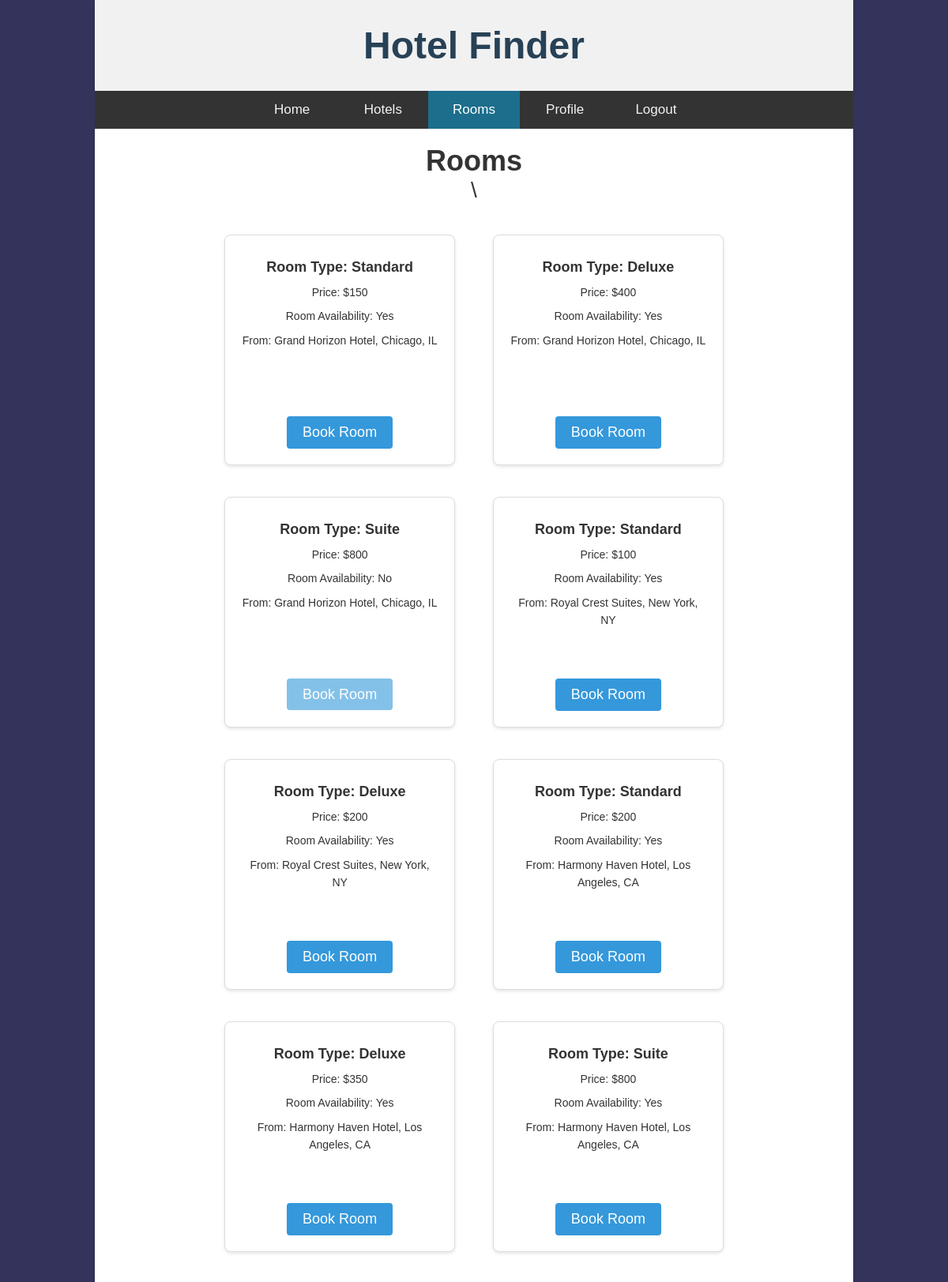
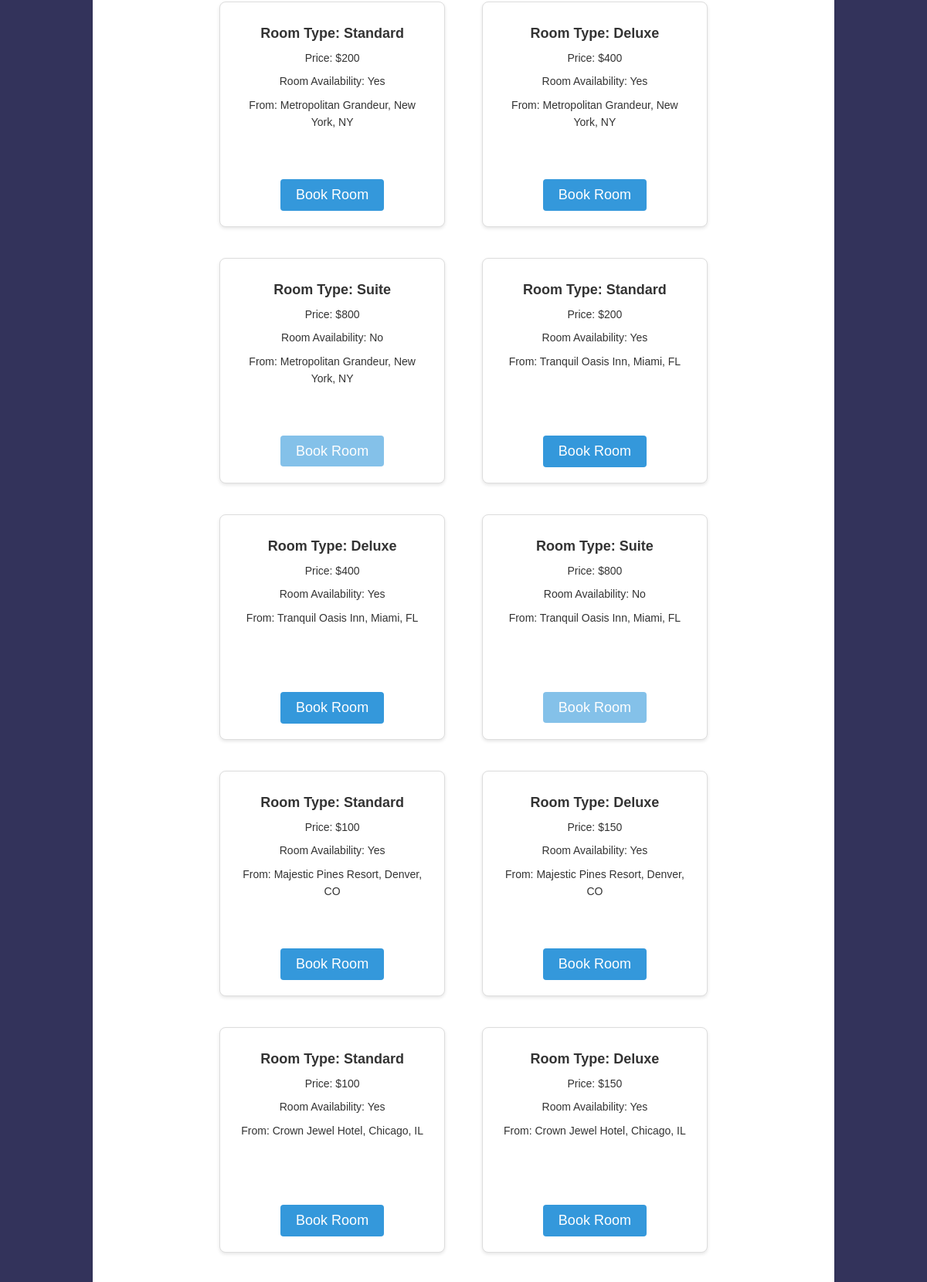
The page /rooms (signed in, upper part) on the database its author committed (2 pictures, top to bottom).
### website/models.py (models this page shows)
class Room(db.Model):
    id = db.Column(db.Integer, primary_key=True)
    room_type = db.Column(db.String(1000))
    price = db.Column(db.Integer)
    availability = db.Column(db.String(1000))
    hotel_id = db.Column(db.Integer, db.ForeignKey('hotel.id'))     # foreign key for Room class

class Hotel(db.Model):
    id = db.Column(db.Integer, primary_key=True)
    hotel_name = db.Column(db.String(1000))
    location = db.Column(db.String(1000))
    description = db.Column(db.String(1000))
    rooms = db.relationship('Room')             # hotel has a one to many relationship with rooms

### website/views.py (the view, shortened to what this page needs)
@views.route('/rooms', methods=["GET", "POST"])
@login_required
def rooms():
    rooms = []
    for room in db.session.query(Room):
        rooms.append(room)
    for room in rooms:
        db.session.add(room)
    hotel_names = []
    for room in rooms:
        hotel_name = get_hotel_name(room.hotel_id)
        hotel_names.append(hotel_name)
    db.session.commit()
    return render_template("rooms.html", user=current_user, rooms=rooms, hotel_names=hotel_names)

### website/__init__.py (called while the page is built)
def create_app():
    app = Flask(__name__)
    app.config['SECRET_KEY'] = 'key'
    app.config['SQLALCHEMY_DATABASE_URI'] = f'sqlite:///{DB_NAME}'  # storing our db into a folder
    db.init_app(app)
    from .views import views
    from .auth import auth
    app.register_blueprint(views, url_prefix='/')
    app.register_blueprint(auth, url_prefix='/')
    from .models import User, Hotel, Room, Booking
    with app.app_context():
        db.create_all()
    login_manager = LoginManager()
    login_manager.login_view = 'auth.login'
    login_manager.init_app(app)
    @login_manager.user_loader
    def load_user(id):
        return User.query.get(int(id))
    return app

### website/views.py (called while the page is built)
def get_hotel_name(hotel_id):
    hotel_name = Hotel.query.filter_by(id=hotel_id).first().hotel_name
    return hotel_name

### website/templates/rooms.html (shortened to what this page needs)
<!DOCTYPE html>
<html lang="en">
<head>
    <link rel="stylesheet" href="../static/style.css">
</head>
<body>
    <main>
        <header>
            <a class="homePage" href="/">Hotel Finder</a>
        </header>
        <nav id="navbar">
            {% if user.is_authenticated %}
            <a class="nav-item" id="index" href="/">Home</a>
            <a class="nav-item" id="hotels" href="/hotels">Hotels</a>
            <a class="nav-item active" id="rooms" href="/rooms">Rooms</a>
            <a class="nav-item" id="profile" href="/profile">Profile</a>
            <a class="nav-item" id="logout" href="/logout">Logout</a>
            {% else %}
            <a class="nav-item" id="index" href="/">Home</a>
            <a class="nav-item" id="login" href="/login">Login</a>
            <a class="nav-item" id="signUp" href="/sign-up">Sign Up</a>
            {% endif %}
        </nav>
        <div class="container rooms">
            <h1 class="text-center">Rooms</h1>
            <h1> {{ hotel_name }} </h1>\
            <div class="room-list">
                <ul class="list-group list-group-flush" id="rooms">
                    {% set count = namespace(value=0) %}
                    {% for room in rooms %}
                    <li class="list-group-item">
                        <div class="room-card">
                            <div class="room-details">
                                <h3>Room Type: {{ room.room_type }}</h3>
                                <p>Price: ${{ room.price }}</p>
                                <p>Room Availability: {{ room.availability }}</p>
                                <p>From: {{hotel_names[count.value]}},
                                    {% if hotel_names[count.value] == 'Grand Horizon Hotel' or hotel_names[count.value] == 'Crown Jewel Hotel' %}
                                    Chicago, IL
                                    {% elif hotel_names[count.value] == 'Royal Crest Suites' or hotel_names[count.value] == 'Metropolitan Grandeur' or hotel_names[count.value] == 'Central Park Plaza' %}
                                    New York, NY
                                    {% elif hotel_names[count.value] == 'Harmony Haven Hotel' %}
                                    Los Angeles, CA
                                    {% elif hotel_names[count.value] == 'Tranquil Oasis Inn' %}
                                    Miami, FL
                                    {% elif hotel_names[count.value] == 'Majestic Pines Resort' %}
                                    Denver, CO
                                    {% elif hotel_names[count.value] == 'Golden Gate Grand Hotel' %}
                                    San Francisco, CA
                                    {% elif hotel_names[count.value] == 'Imperial Gardens Hotel' %}
                                    Tampa Bay, FL
                                    {% endif %}
                                </p>
                            </div>
                            <div class="room-action">
                                {% if room.availability == 'Yes' %}
                                <button type="button" class="btn btn-primary" onClick="sendRoomToBooking({{room.id}})">Book Room </button>
                                {% else %}
                                <a href="#" class="btn btn-secondary disabled">Book Room</a>
                                {% endif %}
                            </div>
                        </div>
                    </li>
                    {% set count.value = count.value + 1 %}
                    {% endfor %}
                </ul>
            </div>
        </div>
    </main>
</body>
</html>

### website/static/style.css (style rules this page uses)
* { margin: 0; padding: 0; font-family: sans-serif; }
body { margin: 0; font-size: 28px; font-family: Arial, Helvetica, sans-serif; padding: 0; background-image: linear-gradient(rgba(0, 0, 50, 0.8), rgba(0, 0, 50, 0.8)); color: #333; }
main { width: 80%; text-align: center; margin: auto; }
header { background-color: #fff; padding: 30px; box-shadow: 0 2px 4px rgba(0, 0, 0, 0.1); background-color: #f1f1f1; text-align: center; color: #274156; }
header a { text-decoration: none; color: #274156; font-size: 48px; font-weight: bolder; }
#navbar { display: inline-flex; justify-content: space-between; overflow: hidden; background-color: #333; padding: 0 20% 0 20%; align-items: center; width: 60%; }
#navbar a { float: left; color: #f2f2f2; text-align: center; padding: 14px 16px; text-decoration: none; font-size: 17px; width: 100px; }
#navbar a.active { background-color: #1C6E8C; color: white; }
.container { min-height: 75vh; margin: auto; padding: 20px; background-color: #fff; box-shadow: 0 2px 4px rgba(0, 0, 0, 0.1); display: flex; align-items: center; justify-content: center; }
h1 { font-size: 36px; margin: 0; }
p { line-height: 1.6; margin: 50px 20px 50px 20px; }
button { background-color: #3498db; color: #fff; padding: 10px 20px; border: none; border-radius: 4px; font-size: 18px; cursor: pointer; transition: background-color 0.3s ease; }
ul { list-style: none; padding: 0; }
li { display: inline-block; }
.rooms { display: block; }
.room-list { flex-wrap: wrap; padding: 20px; }
.room-card { background-color: #fff; border: 1px solid #ddd; border-radius: 8px; padding: 20px; margin: 20px; box-shadow: 0 2px 4px rgba(0, 0, 0, 0.1); width: 250px; height: 250px; display: flex; flex-direction: column; justify-content: space-between; }
.room-details h3 { font-size: 18px; margin: 10px 0; }
.room-details p { font-size: 14px; margin: 8px 0; }
.room-action button { align-self: center; margin-top: 20px; }
a.btn { background-color: #3498db; color: #fff; padding: 10px 20px; border: none; border-radius: 4px; font-size: 18px; cursor: pointer; transition: background-color 0.3s ease; vertical-align: middle; line-height: 2.2; text-decoration: none; }
.room-action a.btn-secondary.disabled { cursor: not-allowed; opacity: 0.6; text-decoration: none; pointer-events: none; }
h3 { margin: 50px 30px 30px 30px; font-size: 24px; }

### rows shown on the page
Room: room_type "Standard", price "150", availability "Yes", shows "Chicago, IL"
Hotel: hotel_name "Grand Horizon Hotel"
Room: room_type "Deluxe", price "400", availability "Yes", shows "Chicago, IL"
Room: room_type "Suite", price "800", availability "No", shows "Chicago, IL", shows "Book Room"
Room: room_type "Standard", price "100", availability "Yes", shows "New York, NY"
Hotel: hotel_name "Royal Crest Suites"
Room: room_type "Deluxe", price "200", availability "Yes", shows "New York, NY"
Room: room_type "Standard", price "200", availability "Yes", shows "Los Angeles, CA"
Hotel: hotel_name "Harmony Haven Hotel"
Room: room_type "Deluxe", price "350", availability "Yes", shows "Los Angeles, CA"
Room: room_type "Suite", price "800", availability "Yes", shows "Los Angeles, CA"
Room: room_type "Standard", price "200", availability "Yes", shows "New York, NY"
Hotel: hotel_name "Metropolitan Grandeur"
Room: room_type "Deluxe", price "400", availability "Yes", shows "New York, NY"
Room: room_type "Suite", price "800", availability "No", shows "New York, NY", shows "Book Room"
Room: room_type "Standard", price "200", availability "Yes", shows "Miami, FL"
Hotel: hotel_name "Tranquil Oasis Inn"
Room: room_type "Deluxe", price "400", availability "Yes", shows "Miami, FL"
Room: room_type "Suite", price "800", availability "No", shows "Miami, FL", shows "Book Room"
Room: room_type "Standard", price "100", availability "Yes", shows "Denver, CO"
Hotel: hotel_name "Majestic Pines Resort"
Room: room_type "Deluxe", price "150", availability "Yes", shows "Denver, CO"
Room: room_type "Standard", price "100", availability "Yes", shows "Chicago, IL"
Hotel: hotel_name "Crown Jewel Hotel"
Room: room_type "Deluxe", price "150", availability "Yes", shows "Chicago, IL"
